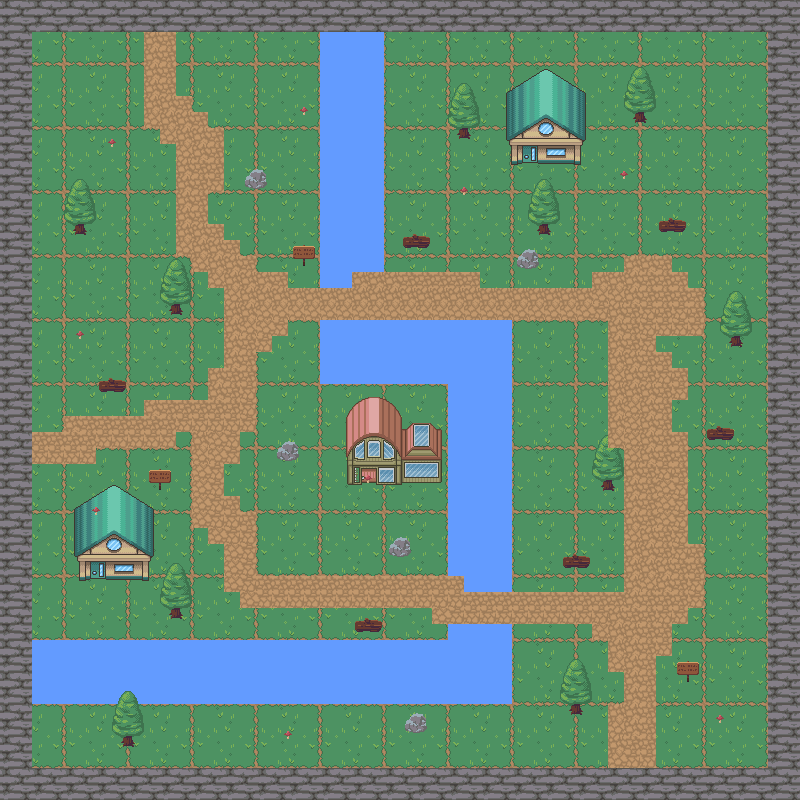

The image is a tile-based game level rendered from a .tmx file. Its description and source (layers, tilesets, objects; grid data summarised) follow:
An orthogonal 50x50 tile map with 16x16 px tiles, 6 tile layers (background, walls, house, water, ...), 2 tilesets and 36 objects (33x collision, player, enter_house, enter_house_exit).

<map version="1.5" tiledversion="1.7.2" orientation="orthogonal" renderorder="right-down" width="50" height="50" tilewidth="16" tileheight="16" infinite="0" nextlayerid="9" nextobjectid="38">
 <tileset firstgid="1" source="nature.tsx" />
 <tileset firstgid="721" source="house.tsx" />
 <layer id="1" name="background" width="50" height="50">
  <data>[2500 cells, 2500 non-empty, 16 distinct tile ids]</data>
 </layer>
 <layer id="2" name="walls" width="50" height="50">
  <data>[2500 cells, 384 non-empty, 4 distinct tile ids]</data>
 </layer>
 <layer id="8" name="house" width="50" height="50">
  <data>[2500 cells, 133 non-empty, 91 distinct tile ids]</data>
 </layer>
 <layer id="3" name="water" width="50" height="50">
  <data>[2500 cells, 304 non-empty, 4 distinct tile ids]</data>
 </layer>
 <objectgroup id="5" name="Objects">
  <object id="1" name="player" x="294.805" y="316.529">
   <point />
  </object>
  <object id="3" type="collision" x="5.4076" y="36.5013" width="24.3342" height="757.064" />
  <object id="2" type="collision" x="9.4633" y="9.4633" width="785.454" height="17.5747" />
  <object id="4" type="collision" x="29.7418" y="769.231" width="767.879" height="29.7418" />
  <object id="5" type="collision" x="770.583" y="28.3899" width="29.7418" height="740.841" />
  <object id="6" type="collision" x="328.512" y="43.2608" width="52.7241" height="225.767" />
  <object id="7" type="collision" x="320.4" y="320.4" width="187.914" height="62.1874" />
  <object id="8" type="collision" x="450.183" y="385.291" width="62.1874" height="189.266" />
  <object id="9" type="collision" x="32.4456" y="640.8" width="477.22" height="64.8912" />
  <object id="10" type="collision" x="447.479" y="625.929" width="64.8912" height="10.8152" />
  <object id="12" type="collision" x="456.128" y="133.206" width="9.08219" height="9.58676" />
  <object id="13" type="collision" x="633.231" y="118.573" width="9.08219" height="8.57763" />
  <object id="14" type="collision" x="536.354" y="229.578" width="10.5959" height="11.1005" />
  <object id="15" type="collision" x="401.13" y="242.696" width="25.2283" height="9.08219" />
  <object id="16" type="collision" x="514.658" y="256.824" width="19.6781" height="15.6416" />
  <object id="17" type="collision" x="656.945" y="224.532" width="25.7329" height="12.1096" />
  <object id="18" type="collision" x="728.594" y="341.591" width="10.5959" height="10.0913" />
  <object id="19" type="collision" x="705.384" y="432.413" width="25.7329" height="10.0913" />
  <object id="20" type="collision" x="601.443" y="484.888" width="9.08219" height="10.5959" />
  <object id="21" type="collision" x="561.078" y="560.573" width="25.7329" height="11.1005" />
  <object id="22" type="collision" x="569.151" y="709.42" width="9.58676" height="11.605" />
  <object id="23" type="collision" x="403.148" y="719.512" width="20.6872" height="17.1553" />
  <object id="24" type="collision" x="385.993" y="542.913" width="21.1918" height="18.1644" />
  <object id="25" type="collision" x="352.692" y="624.653" width="26.2374" height="12.6142" />
  <object id="26" type="collision" x="119.582" y="740.199" width="11.1005" height="11.605" />
  <object id="27" type="collision" x="169.03" y="613.048" width="9.58676" height="11.605" />
  <object id="28" type="collision" x="276.502" y="447.55" width="19.6781" height="17.6598" />
  <object id="29" type="collision" x="95.8676" y="381.957" width="26.742" height="15.137" />
  <object id="30" type="collision" x="169.03" y="308.795" width="8.57763" height="11.1005" />
  <object id="31" type="collision" x="73.6667" y="230.082" width="8.07306" height="9.58676" />
  <object id="32" type="collision" x="242.192" y="174.075" width="21.1918" height="19.1735" />
  <object id="33" type="collision" x="348.268" y="455.131" width="93.3436" height="28.325" />
  <object id="34" type="collision" x="76.6062" y="540.106" width="71.4562" height="39.9125" />
  <object id="35" type="collision" x="511.781" y="128.75" width="68.2374" height="35.4062" />
  <object id="36" type="enter_house" x="522.724" y="146.131" width="12.875" height="25.75" />
  <object id="37" name="enter_house_exit" x="529.806" y="184.756">
   <point />
  </object>
 </objectgroup>
 <layer id="7" name="decorations" width="50" height="50">
  <data>[2500 cells, 172 non-empty, 24 distinct tile ids]</data>
 </layer>
 <layer id="4" name="path" width="50" height="50">
  <data>[2500 cells, 363 non-empty, 8 distinct tile ids]</data>
 </layer>
</map>
